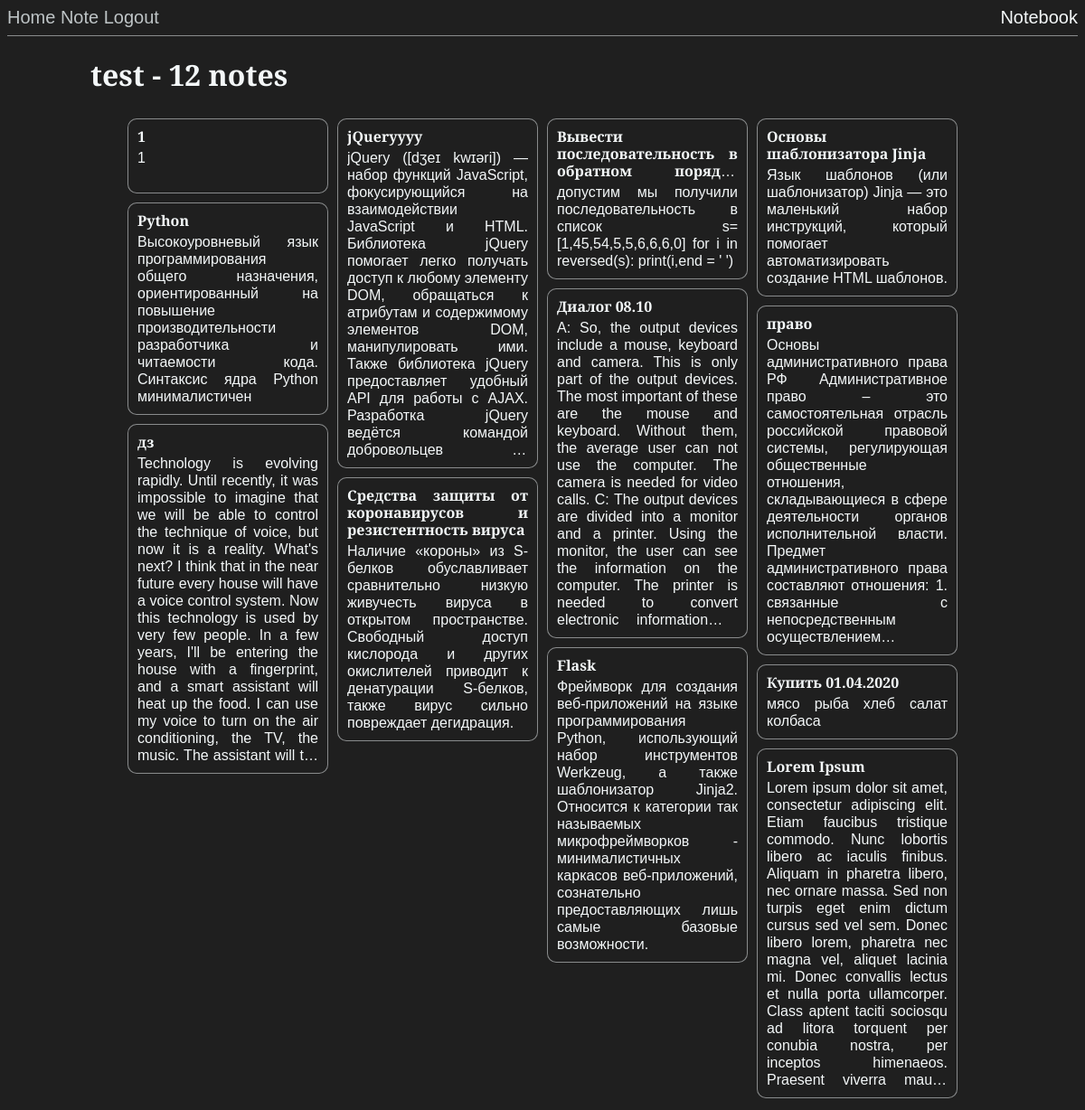
Page /index (signed in) on the committed database.
### app/models.py (models this page shows, shortened)
class User(UserMixin, db.Model):
    id = db.Column(db.Integer, primary_key=True)
    username = db.Column(db.String(64), index=True, unique=True)
    email = db.Column(db.String(120), index=True, unique=True)
    password_hash = db.Column(db.String(128))
    notes = db.relationship('Note', backref='author', lazy='dynamic')

class Note(db.Model):
    id = db.Column(db.Integer, primary_key=True)
    header = db.Column(db.String(64))
    body = db.Column(db.String(140))
    timestamp = db.Column(db.DateTime, index=True, default=datetime.utcnow)
    user_id = db.Column(db.Integer, db.ForeignKey('user.id'))

### app/routes.py (the view)
@app.route('/')
@app.route('/index')
@login_required
def index():
    user = User.query.filter_by(username=current_user.username).first_or_404()
    return render_template('index.html', title='Home', notes=push_notes(user))

### app/models.py (called while the page is built)
@login.user_loader
def load_user(id):
    return User.query.get(int(id))

### app/routes.py (called while the page is built)
def push_notes(user):
    all_notes = []
    notes = user.notes.all()
    for n in reversed(notes):
        all_notes.append({'id': n.id, 'header': n.header, 'body': n.body})
    return all_notes

### app/templates/index.html (shortened to what this page needs)
{% extends "base.html" %}
{% block content %}
    <h1>{{ current_user.username }} - {{notes|length}} notes</h1>
    <div class="note_blocks"
         data-masonry='{ "itemSelector": ".note_block", "columnWidth": ".note_block", "isFitWidth": "true" }'>
        {% for note in notes %}
            <div class="note_block"
                 onclick="window.location.href='{{ url_for('note_edit', username=current_user.username, id=note.id) }}';">
                <p class="note_header"><b>{{ note.header }}</b></p>
                <p class="note_body">{{ note.body }}</p>
            </div>
        {% endfor %}
    </div>
{% endblock %}

### app/templates/base.html (shortened to what this page needs)
<html>
<head>
    <link rel="stylesheet" type="text/css" href="{{ url_for('static', filename='css/jquery.jgrowl.min.css') }}"/>
    <link rel="stylesheet" type="text/css" href="{{ url_for('static', filename='css/styles.css') }}"/>
</head>
<body>
<header>
    <a href="{{ url_for('index') }}">Home</a>
    {% if current_user.is_anonymous %}
        <a href="{{ url_for('login') }}">Login</a>
    {% else %}
        <a href="{{ url_for('note', username=current_user.username) }}">Note</a>
        <a href="{{ url_for('logout') }}">Logout</a>
    {% endif %}
    <span>Notebook</span>
</header>
<hr>
<div class="content">
    {% block content %}{% endblock %}
</div>
</body>
</html>

### app/static/css/styles.css (style rules this page uses)
body { background-color: #1f1f1f; color: #f4f8f9; font-family: 'Alegreya Sans', sans-serif, "Lucida Sans Unicode"; text-align: justify; }
.content { max-width: 1000px; margin: 0 auto; }
header { font-size: 20px; }
header span { float: right; }
a { color: #bec4c6; text-decoration: none; -webkit-transition: all 0.3s ease; -moz-transition: all 0.3s ease; }
hr { border: 0; height: 1px; background: #f4f8f9; opacity: 0.5; }
.note_blocks { margin: 0 auto; user-select: none; }
.note_block p { margin: 0; word-wrap: break-word; }
.note_block { float: left; height: max-content; width: 200px; padding: 10px; border: 1px solid rgba(244, 248, 249, 0.5); border-radius: 10px; background: #1f1f1f; color: #f4f8f9; margin: 5px; -webkit-transition: all 0.3s ease; -moz-transition: all 0.3s ease; }
.note_header { max-height: calc(19px * 3); overflow: hidden; line-height: 19px; display: -webkit-box; -webkit-line-clamp: 3; -webkit-box-orient: vertical; }
.note_body { padding-top: 4px; max-height: calc(19px * 18); min-height: calc(19px * 2); overflow: hidden; line-height: 19px; display: -webkit-box; -webkit-line-clamp: 18; -webkit-box-orient: vertical; }

### rows in the picture
User: username "test"
Note: header "jQueryyyy", body "jQuery ([dʒeɪ kwɪəri]) — набор функций JavaScript, фокусирующийся на взаимодействии JavaScript и HTML. Библиотека jQuery помогает легко получать доступ к любому элементу DOM, обращаться к атрибутам и содержимому элементов DOM, манипулировать ими. Также библиотека jQuery предоставляет удобный API для работы с AJAX. Разработка jQuery ведётся командой добровольцев…"
Note: header "Вывести последовательность в обратном…", body "допустим мы получили последовательность в список s=[1,45,54,5,5,6,6,6,0] for i in reversed(s): print(i,end = ' ')"
Note: header "Основы шаблонизатора Jinja", body "Язык шаблонов (или шаблонизатор) Jinja — это маленький набор инструкций, который помогает автоматизировать создание HTML шаблонов."
Note: header "Python", body "Высокоуровневый язык программирования общего назначения, ориентированный на повышение производительности разработчика и читаемости кода. Синтаксис ядра Python минималистичен"
Note: header "Диалог 08.10", body "А: So, the output devices include a mouse, keyboard and camera. This is only part of the output devices. The most important of these are the mouse and keyboard. Without them, the average user can not use the computer. The camera is needed for video calls. С: The output devices are divided into a monitor and a printer. Using the monitor, the user can see the information on the computer. The printer is needed to convert electronic information…"
Note: header "право", body "Основы административного права РФ Административное право – это самостоятельная отрасль российской правовой системы, регулирующая общественные отношения, складывающиеся в сфере деятельности органов исполнительной власти. Предмет административного права составляют отношения: 1. связанные с непосредственным…"
Note: header "дз", body "Technology is evolving rapidly. Until recently, it was impossible to imagine that we will be able to control the technique of voice, but now it is a reality. What's next? I think that in the near future every house will have a voice control system. Now this technology is used by very few people. In a few years, I'll be entering the house with a fingerprint, and a smart assistant will heat up the food. I can use my voice to turn on the air conditioning, the TV, the music. The assistant will…"
Note: header "Средства защиты от коронавирусов и резистентность вируса", body "Наличие «короны» из S-белков обуславливает сравнительно низкую живучесть вируса в открытом пространстве. Свободный доступ кислорода и других окислителей приводит к денатурации S-белков, также вирус сильно повреждает дегидрация."
Note: header "Flask", body "Фреймворк для создания веб-приложений на языке программирования Python, использующий набор инструментов Werkzeug, а также шаблонизатор Jinja2. Относится к категории так называемых микрофреймворков - минималистичных каркасов веб-приложений, сознательно предоставляющих лишь самые базовые возможности."
Note: header "Купить 01.04.2020", body "мясо рыба хлеб салат колбаса"
Note: header "Lorem Ipsum", body "Lorem ipsum dolor sit amet, consectetur adipiscing elit. Etiam faucibus tristique commodo. Nunc lobortis libero ac iaculis finibus. Aliquam in pharetra libero, nec ornare massa. Sed non turpis eget enim dictum cursus sed vel sem. Donec libero lorem, pharetra nec magna vel, aliquet lacinia mi. Donec convallis lectus et nulla porta ullamcorper. Class aptent taciti sociosqu ad litora torquent per conubia nostra, per inceptos himenaeos. Praesent viverra…"

### other values in the picture
{{ notes|length }} "12"
{{ note.header }} "1"
{{ note.body }} "1"
